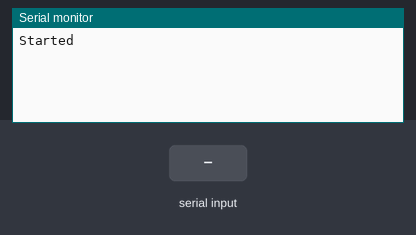
This sketch was run on a simulated ESP32. Parts: the last lines printed to the serial monitor. The test bench sets the inputs (shaded band).

Above: at 1.2 s.
1.3 s: "#" received over the second serial link
At 2.7 s:
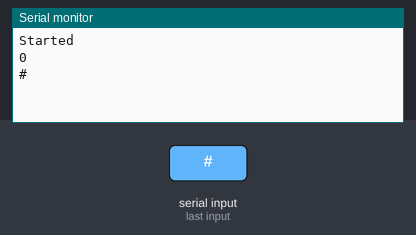
3.8 s: "90,45\n" received over the second serial link
At 5.0 s:
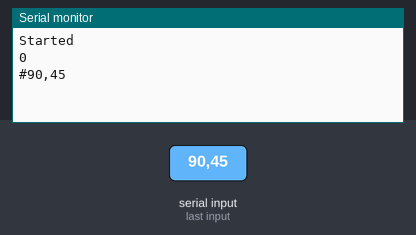

Measured:
- after the input at 1.3 s, the serial monitor: prints a new line after 1.0 s (image 1)
- after the input at 3.8 s, the serial monitor: prints a new line at once (image 2)

The sketch:

serial_read.ino
```cpp
HardwareSerial Serial1(2);

void setup() {
  // Main usb serail for debug.
  Serial.begin(115200);

  // Listen to the lcd reader.
  Serial1.begin(57600);

  Serial.println("Started");

}

void loop() {

  // Listen for the lcd reader output.
  while (Serial1.available()) {
    byte c = Serial1.read();
    // The weight reading starts with #
    if (c == '#') {
      // Grab the weight
      int weight = Serial1.parseInt();
      Serial.println(weight);
    }

    // Passthru the rest of the data.
    Serial.write(c);
  }

}
```
